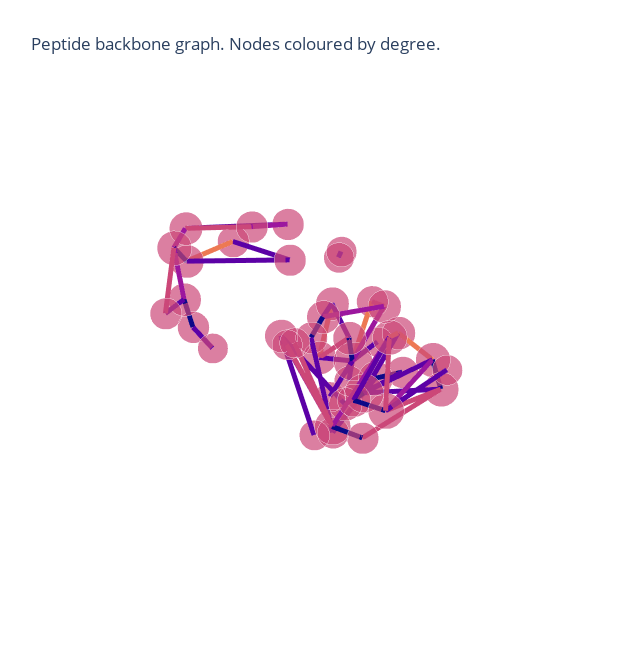

Here is the notebook cell this chart was saved with:
### Code cell
import matplotlib.pyplot as plt 

import matplotlib.colors as mcolors 
colors = ['grey', 'blue']
colour_map = mcolors.LinearSegmentedColormap.from_list("test", colors)

p = plotly_protein_structure_graph(
    test,
    colour_edges_by="kind",
    colour_nodes_by="chain",
    label_node_ids=True,
    plot_title="Peptide backbone graph. Nodes coloured by degree.",
    node_size_multiplier=1,
    node_colour_map = colour_map
    )
p.show()

### Figure 1 — Plotly figure (JSON) as saved in the notebook; plotly's stock layout.template omitted (floating-point values rounded to 4 significant figures; data arrays with more than 128 entries replaced by an {"elided": "..."} marker saying what was removed)
{"data": [{"hoverinfo": "text+x+y+z", "marker": {"color": [63, 63, 63, 63, 63, 63, 63, 63, 63, 63, 63, 63, 63, 63, 63, 63, 63, 63, 63, 63, 63, 63, 63, 63, 63, 63, 63, 63, 63, 63, 63, 63, 63, 63, 63, 63, 63, 63, 63, 63, 63, 63], "opacity": 0.7, "size": [23, 21, 23, 22, 23, 21, 23, 22, 24, 22, 21, 23, 22, 22, 22, 22, 23, 21, 23, 24, 21, 21, 23, 24, 22, 25, 21, 22, 24, 25, 23, 27, 21, 24, 23, 23, 21, 22, 21, 22, 27, 23], "symbol": "circle"}, "mode": "markers", "text": ["B:TRP:56", "B:ASN:170", "A:PRO:186", "A:PHE:359", "B:ARG:202", "A:ILE:285", "A:PHE:74", "A:HIS:263", "B:MET:63", "A:SER:102", "B:THR:196", "A:LYS:103", "B:ARG:200", "B:LYS:210", "B:GLU:157", "A:LYS:189", "A:LYS:68", "B:LYS:182", "B:GLN:60", "B:HIS:109", "A:TYR:178", "A:THR:233", "B:HIS:199", "A:GLU:73", "B:TYR:166", "A:GLU:180", "B:ASN:205", "A:GLU:181", "B:HIS:53", "A:ASP:183", "A:TYR:266", "B:HIS:61", "A:ILE:261", "B:LYS:108", "A:GLY:184", "A:TYR:215", "B:GLN:105", "B:LEU:64", "A:SER:213", "B:ARG:160", "A:TYR:185", "B:ASP:25"], "type": "scatter3d", "x": [-4.935, 8.623, 3.691, -0.385, 4.995, -12.72, 8.359, -15.18, -4.511, 11.91, -7.32, 11.46, -0.596, 17.5, 4.396, 2.914, 6.374, 10.87, -7.182, -6.251, 6.781, -8.75, -4.053, 10.49, 0.1, 7.963, 13.7, 6.499, 2.205, 5.169, -13.34, -7.066, -15.32, -4.638, 6.407, -5.737, -2.768, -7.065, -3.442, -0.026, 3.145, -11.94], "y": [18.88, 12.84, 17.96, -8.029, 7.76, 1.882, -6.834, 6.425, 16.19, -1.716, 6.226, -3.662, 7.676, 2.076, 2.436, 15.35, -9.24, 16.58, 8.92, 23.52, 15.58, 8, 6.577, -5.91, 4.441, 19.74, 5.027, 23.26, 22.64, 25.21, -0.25, 9.872, 8.041, 26.22, 21.52, 4.335, 27.56, 18.78, 8.872, 4.086, 20.34, 11.19], "z": [7.087, 9.138, -0.007, 12.07, 6.053, 9.61, 12.6, 1.778, -1.664, 6.148, 12.18, 9.366, 2.901, 12.61, 19.26, -7.394, 15.91, 12.5, 0.142, 4.633, -4.965, -9.44, 4.176, 15.64, 13.9, 0.282, 7.189, -0.149, 11.91, 4.576, -0.728, -3.529, -5.173, 2.406, 4.601, -5.18, 7.277, -0.543, -8.921, 18.71, 2.959, 4.471]}, {"hoverinfo": "text", "line": {"color": {"elided": "168x4 float values"}, "width": 10}, "mode": "lines", "text": {"elided": "168 str values"}, "type": "scatter3d", "x": {"elided": "168 float values"}, "y": {"elided": "168 float values"}, "z": {"elided": "168 float values"}}], "layout": {"height": 650, "margin": {"t": 100}, "scene": {"xaxis": {"showbackground": false, "showgrid": false, "showline": false, "showticklabels": false, "title": {"text": ""}, "zeroline": false}, "yaxis": {"showbackground": false, "showgrid": false, "showline": false, "showticklabels": false, "title": {"text": ""}, "zeroline": false}, "zaxis": {"showbackground": false, "showgrid": false, "showline": false, "showticklabels": false, "title": {"text": ""}, "zeroline": false}}, "showlegend": false, "title": {"text": "Peptide backbone graph. Nodes coloured by degree."}, "width": 620}}
